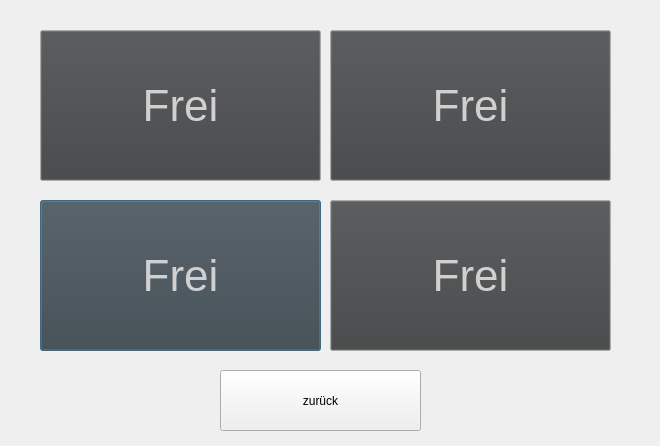
<?xml version="1.0" encoding="UTF-8"?>
<ui version="4.0">
 <class>Dialog</class>
 <widget class="QDialog" name="Dialog">
  <property name="geometry">
   <rect>
    <x>0</x>
    <y>0</y>
    <width>660</width>
    <height>446</height>
   </rect>
  </property>
  <property name="windowTitle">
   <string>Dialog</string>
  </property>
  <widget class="QStackedWidget" name="stackedWidget">
   <property name="geometry">
    <rect>
     <x>0</x>
     <y>0</y>
     <width>661</width>
     <height>451</height>
    </rect>
   </property>
   <property name="focusPolicy">
    <enum>Qt::TabFocus</enum>
   </property>
   <widget class="QWidget" name="page">
    <widget class="QPushButton" name="desk3">
     <property name="geometry">
      <rect>
       <x>40</x>
       <y>200</y>
       <width>281</width>
       <height>151</height>
      </rect>
     </property>
     <property name="palette">
      <palette>
       <active>
        <colorrole role="Button">
         <brush brushstyle="SolidPattern">
          <color alpha="255">
           <red>255</red>
           <green>255</green>
           <blue>255</blue>
          </color>
         </brush>
        </colorrole>
        <colorrole role="ButtonText">
         <brush brushstyle="SolidPattern">
          <color alpha="255">
           <red>0</red>
           <green>0</green>
           <blue>0</blue>
          </color>
         </brush>
        </colorrole>
       </active>
       <inactive>
        <colorrole role="Button">
         <brush brushstyle="SolidPattern">
          <color alpha="255">
           <red>64</red>
           <green>65</green>
           <blue>66</blue>
          </color>
         </brush>
        </colorrole>
        <colorrole role="ButtonText">
         <brush brushstyle="SolidPattern">
          <color alpha="255">
           <red>208</red>
           <green>208</green>
           <blue>208</blue>
          </color>
         </brush>
        </colorrole>
       </inactive>
       <disabled>
        <colorrole role="Button">
         <brush brushstyle="SolidPattern">
          <color alpha="255">
           <red>255</red>
           <green>255</green>
           <blue>255</blue>
          </color>
         </brush>
        </colorrole>
        <colorrole role="ButtonText">
         <brush brushstyle="SolidPattern">
          <color alpha="96">
           <red>164</red>
           <green>166</green>
           <blue>168</blue>
          </color>
         </brush>
        </colorrole>
       </disabled>
      </palette>
     </property>
     <property name="font">
      <font>
       <pointsize>33</pointsize>
      </font>
     </property>
     <property name="text">
      <string>Frei</string>
     </property>
    </widget>
    <widget class="QPushButton" name="desk4">
     <property name="geometry">
      <rect>
       <x>330</x>
       <y>200</y>
       <width>281</width>
       <height>151</height>
      </rect>
     </property>
     <property name="palette">
      <palette>
       <active>
        <colorrole role="Button">
         <brush brushstyle="SolidPattern">
          <color alpha="255">
           <red>255</red>
           <green>255</green>
           <blue>255</blue>
          </color>
         </brush>
        </colorrole>
        <colorrole role="ButtonText">
         <brush brushstyle="SolidPattern">
          <color alpha="255">
           <red>0</red>
           <green>0</green>
           <blue>0</blue>
          </color>
         </brush>
        </colorrole>
       </active>
       <inactive>
        <colorrole role="Button">
         <brush brushstyle="SolidPattern">
          <color alpha="255">
           <red>64</red>
           <green>65</green>
           <blue>66</blue>
          </color>
         </brush>
        </colorrole>
        <colorrole role="ButtonText">
         <brush brushstyle="SolidPattern">
          <color alpha="255">
           <red>208</red>
           <green>208</green>
           <blue>208</blue>
          </color>
         </brush>
        </colorrole>
       </inactive>
       <disabled>
        <colorrole role="Button">
         <brush brushstyle="SolidPattern">
          <color alpha="255">
           <red>255</red>
           <green>255</green>
           <blue>255</blue>
          </color>
         </brush>
        </colorrole>
        <colorrole role="ButtonText">
         <brush brushstyle="SolidPattern">
          <color alpha="96">
           <red>164</red>
           <green>166</green>
           <blue>168</blue>
          </color>
         </brush>
        </colorrole>
       </disabled>
      </palette>
     </property>
     <property name="font">
      <font>
       <pointsize>33</pointsize>
      </font>
     </property>
     <property name="text">
      <string>Frei</string>
     </property>
    </widget>
    <widget class="QPushButton" name="desk1">
     <property name="geometry">
      <rect>
       <x>40</x>
       <y>30</y>
       <width>281</width>
       <height>151</height>
      </rect>
     </property>
     <property name="palette">
      <palette>
       <active>
        <colorrole role="Button">
         <brush brushstyle="SolidPattern">
          <color alpha="255">
           <red>255</red>
           <green>255</green>
           <blue>255</blue>
          </color>
         </brush>
        </colorrole>
        <colorrole role="ButtonText">
         <brush brushstyle="SolidPattern">
          <color alpha="255">
           <red>0</red>
           <green>0</green>
           <blue>0</blue>
          </color>
         </brush>
        </colorrole>
       </active>
       <inactive>
        <colorrole role="Button">
         <brush brushstyle="SolidPattern">
          <color alpha="255">
           <red>64</red>
           <green>65</green>
           <blue>66</blue>
          </color>
         </brush>
        </colorrole>
        <colorrole role="ButtonText">
         <brush brushstyle="SolidPattern">
          <color alpha="255">
           <red>208</red>
           <green>208</green>
           <blue>208</blue>
          </color>
         </brush>
        </colorrole>
       </inactive>
       <disabled>
        <colorrole role="Button">
         <brush brushstyle="SolidPattern">
          <color alpha="255">
           <red>255</red>
           <green>255</green>
           <blue>255</blue>
          </color>
         </brush>
        </colorrole>
        <colorrole role="ButtonText">
         <brush brushstyle="SolidPattern">
          <color alpha="96">
           <red>164</red>
           <green>166</green>
           <blue>168</blue>
          </color>
         </brush>
        </colorrole>
       </disabled>
      </palette>
     </property>
     <property name="font">
      <font>
       <pointsize>33</pointsize>
      </font>
     </property>
     <property name="text">
      <string>Frei</string>
     </property>
    </widget>
    <widget class="QPushButton" name="desk2">
     <property name="geometry">
      <rect>
       <x>330</x>
       <y>30</y>
       <width>281</width>
       <height>151</height>
      </rect>
     </property>
     <property name="palette">
      <palette>
       <active>
        <colorrole role="Button">
         <brush brushstyle="SolidPattern">
          <color alpha="255">
           <red>255</red>
           <green>255</green>
           <blue>255</blue>
          </color>
         </brush>
        </colorrole>
        <colorrole role="ButtonText">
         <brush brushstyle="SolidPattern">
          <color alpha="255">
           <red>0</red>
           <green>0</green>
           <blue>0</blue>
          </color>
         </brush>
        </colorrole>
       </active>
       <inactive>
        <colorrole role="Button">
         <brush brushstyle="SolidPattern">
          <color alpha="255">
           <red>64</red>
           <green>65</green>
           <blue>66</blue>
          </color>
         </brush>
        </colorrole>
        <colorrole role="ButtonText">
         <brush brushstyle="SolidPattern">
          <color alpha="255">
           <red>208</red>
           <green>208</green>
           <blue>208</blue>
          </color>
         </brush>
        </colorrole>
       </inactive>
       <disabled>
        <colorrole role="Button">
         <brush brushstyle="SolidPattern">
          <color alpha="255">
           <red>255</red>
           <green>255</green>
           <blue>255</blue>
          </color>
         </brush>
        </colorrole>
        <colorrole role="ButtonText">
         <brush brushstyle="SolidPattern">
          <color alpha="96">
           <red>164</red>
           <green>166</green>
           <blue>168</blue>
          </color>
         </brush>
        </colorrole>
       </disabled>
      </palette>
     </property>
     <property name="font">
      <font>
       <pointsize>33</pointsize>
      </font>
     </property>
     <property name="text">
      <string>Frei</string>
     </property>
    </widget>
    <widget class="QPushButton" name="back1">
     <property name="geometry">
      <rect>
       <x>220</x>
       <y>370</y>
       <width>201</width>
       <height>61</height>
      </rect>
     </property>
     <property name="text">
      <string>zurück</string>
     </property>
    </widget>
   </widget>
   <widget class="QWidget" name="page_2">
    <widget class="QDateEdit" name="dateEdit">
     <property name="geometry">
      <rect>
       <x>20</x>
       <y>70</y>
       <width>621</width>
       <height>91</height>
      </rect>
     </property>
     <property name="focusPolicy">
      <enum>Qt::NoFocus</enum>
     </property>
     <property name="dateTime">
      <datetime>
       <hour>0</hour>
       <minute>0</minute>
       <second>0</second>
       <year>2022</year>
       <month>10</month>
       <day>14</day>
      </datetime>
     </property>
     <property name="calendarPopup">
      <bool>true</bool>
     </property>
     <property name="date">
      <date>
       <year>2022</year>
       <month>10</month>
       <day>14</day>
      </date>
     </property>
    </widget>
    <widget class="QDateEdit" name="dateEdit_2">
     <property name="geometry">
      <rect>
       <x>20</x>
       <y>210</y>
       <width>621</width>
       <height>91</height>
      </rect>
     </property>
     <property name="focusPolicy">
      <enum>Qt::NoFocus</enum>
     </property>
     <property name="calendarPopup">
      <bool>true</bool>
     </property>
     <property name="date">
      <date>
       <year>2022</year>
       <month>10</month>
       <day>21</day>
      </date>
     </property>
    </widget>
    <widget class="QLabel" name="label">
     <property name="geometry">
      <rect>
       <x>20</x>
       <y>35</y>
       <width>81</width>
       <height>31</height>
      </rect>
     </property>
     <property name="font">
      <font>
       <pointsize>18</pointsize>
      </font>
     </property>
     <property name="text">
      <string>von</string>
     </property>
    </widget>
    <widget class="QLabel" name="label_2">
     <property name="geometry">
      <rect>
       <x>20</x>
       <y>170</y>
       <width>81</width>
       <height>31</height>
      </rect>
     </property>
     <property name="font">
      <font>
       <pointsize>18</pointsize>
      </font>
     </property>
     <property name="text">
      <string>bis</string>
     </property>
    </widget>
    <widget class="QPushButton" name="back2">
     <property name="geometry">
      <rect>
       <x>90</x>
       <y>360</y>
       <width>201</width>
       <height>61</height>
      </rect>
     </property>
     <property name="text">
      <string>zurück</string>
     </property>
    </widget>
    <widget class="QPushButton" name="pushButton_6">
     <property name="geometry">
      <rect>
       <x>370</x>
       <y>360</y>
       <width>211</width>
       <height>61</height>
      </rect>
     </property>
     <property name="text">
      <string>reservieren</string>
     </property>
    </widget>
   </widget>
  </widget>
 </widget>
 <resources/>
 <connections/>
</ui>
